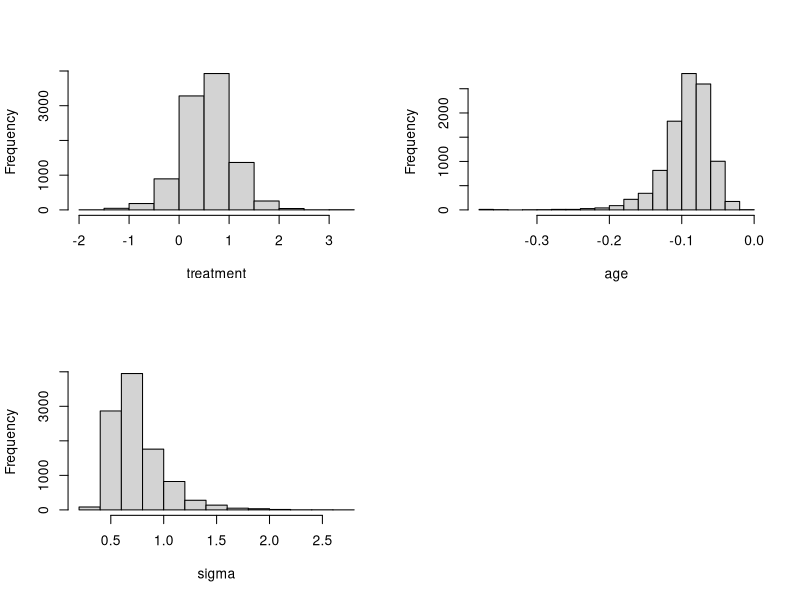

R code for this plot:
##############################################
# Section 9.4 Survival Modeling
##############################################

 library(LearnBayes)

 data(chemotherapy)
 attach(chemotherapy)
 library(survival)
 survreg(Surv(time,status)~factor(treat)+age,dist="weibull")

 start=c(-.5,9,.5,-.05)
 d=cbind(time,status,treat-1,age)
 fit=laplace(weibullregpost,start,d)
 fit

 proposal=list(var=fit$var,scale=1.5)
 bayesfit=rwmetrop(weibullregpost,proposal,fit$mode,10000,d)
 bayesfit$accept

 par(mfrow=c(2,2))
 sigma=exp(bayesfit$par[,1])
 mu=bayesfit$par[,2]
 beta1=bayesfit$par[,3]
 beta2=bayesfit$par[,4]
 hist(beta1,xlab="treatment",main="")
 hist(beta2,xlab="age",main="")
 hist(sigma,xlab="sigma",main="")
